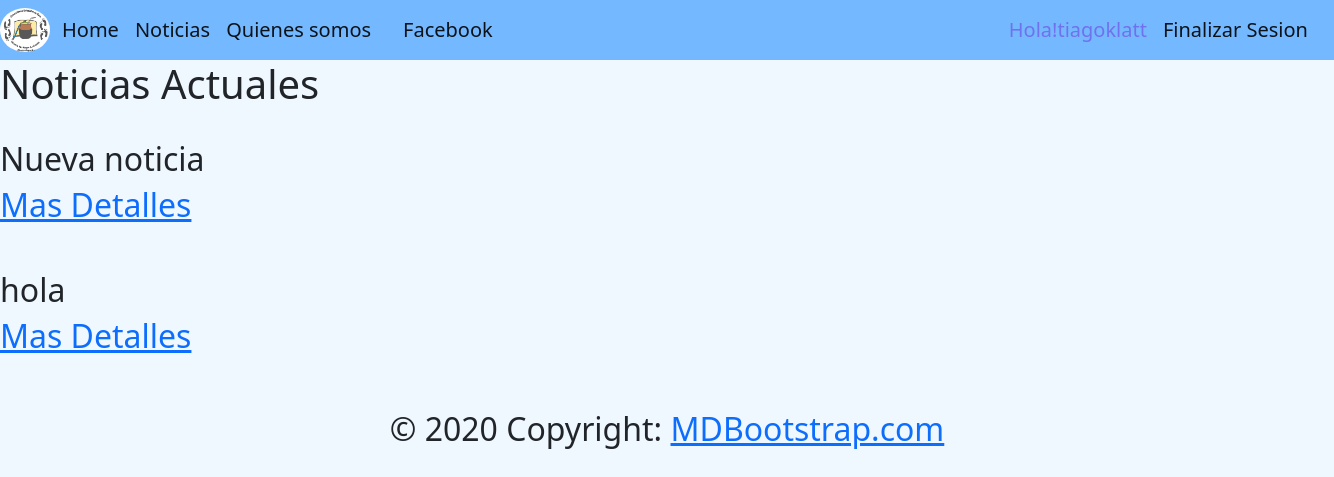
Screenshot of /Noticias/listar/ (signed in) with the database file from the repository.
### apps/usuarios/models.py (models this page shows)
class Usuario(AbstractUser):
	pass

### apps/noticias/models.py (models this page shows, shortened)
class Noticia(models.Model):
	titulo = models.CharField(max_length = 120)
	creado = models.DateField(auto_now_add = True)
	cuerpo = models.TextField()
	autor = models.CharField(max_length = 50, null=True, blank = True)
	imagen = models.ImageField(upload_to = 'noticias', null=True, blank = True)
	categoria = models.ForeignKey(Categoria, on_delete = models.CASCADE,null = True, blank = True)
	def __str__(self):
		return self.titulo

### apps/noticias/views.py (the view)
# urls.py: path('listar/', views.Listar, name = 'listar_noticias'),
def Listar(request):
	ctx = {}
	todas = Noticia.objects.all()
	print(todas)
	ctx['notis'] = todas
	return render(request,'noticias/listar_noticias.html',ctx)

### templates/noticias/listar_noticias.html
{%extends 'base.html'%}
{% load static %}
{%block contenido%}
    <h1>Noticias Actuales </h1>
    {% for n in notis%}
        <br>
        <h2>{{n.titulo}}<h2>
        <a href="{% url 'noticias:detalle_noticias' n.pk %}">Mas Detalles</a>
        <br>
    {% endfor %}
    <br>
{%endblock contenido%}

### templates/base.html (shortened to what this page needs)
{% load static %}
<!doctype html>
<html lang="es-ar">
  <head>
    <link rel="stylesheet" href="{% static 'css/base.css' %}">
    <link rel="stylesheet" href="https://cdn.jsdelivr.net/npm/swiper@8/swiper-bundle.min.css"/>
    <link href="https://cdn.jsdelivr.net/npm/bootstrap@5.2.0/dist/css/bootstrap.min.css" rel="stylesheet">
  </head>
  <body style="background-color:aliceblue ;">
    <nav class="navbar navbar-expand-lg"style="background-color:#74b9ff;z-index: 300;">
        <img src="../static/img/Logo_fundacion1png.png" style="width: 50px;  border-radius: 50%;" alt="Logo">
        <div class="container-fluid">
          <a class="navbar-brand" href="{% url 'home' %}">Home</a>
          <div class="collapse navbar-collapse" id="navbarNav">
            <ul class="navbar-nav">
              <a class="navbar-brand" href="{% url 'noticias:listar_noticias' %}">Noticias</a>
              <a class="navbar-brand" href="{% url 'somos:quienes_somos' %}">Quienes somos</a>
                <a class="navbar-brand"  href="https://www.facebook.com/groups/498186250237283/">Facebook</a>
              {% if user.is_authenticated %}
              <span class="navbar-brand" style="color:rgb(113, 113, 237);">Hola!{{user.username}}</span>
              <a class="navbar-brand" href="{%url 'logout' %}"id=>Finalizar Sesion</a>
              {%else%}
                <a class="navbar-brand" href="{%url 'login' %}"id=>Iniciar Sesion</a>
                <a class="navbar-brand" href="#">Registrarse</a>
              {% endif %}
            </ul>
          </div>
        </div>
      </nav>
      {%block contenido%}
      {%endblock contenido%}
<footer class="page-footer font-small blue">
  <div class="footer-copyright text-center py-3">© 2020 Copyright:
    <a href="/"> MDBootstrap.com</a>
  </div>
</footer>
    </body>
</html>

### static/css/base.css (style rules this page uses)
body { background-color: aqua; }

### rows the page displays
Usuario: username "tiagoklatt"
Noticia: titulo "Nueva noticia"
Noticia: titulo "hola"
